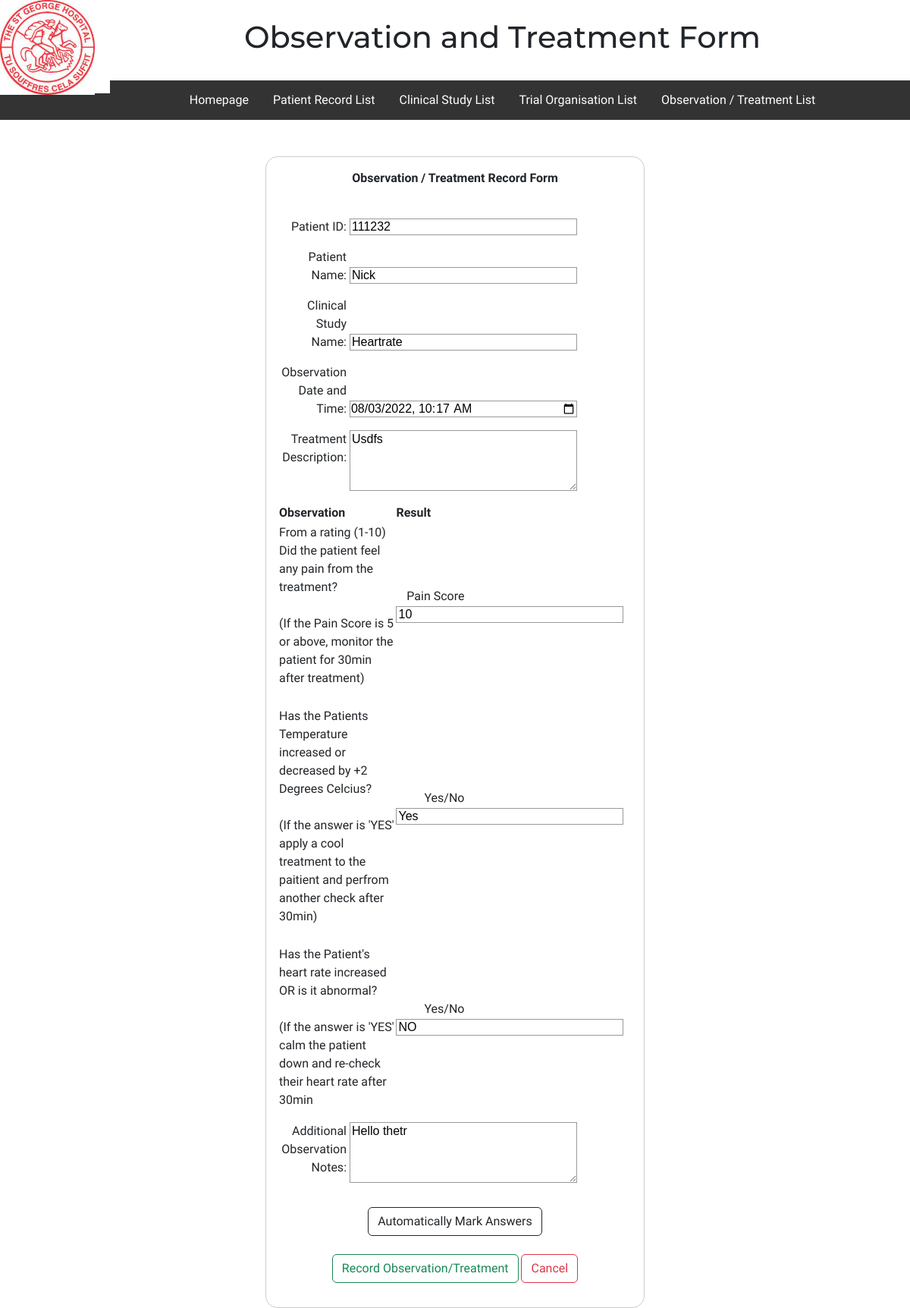
/observationAndTreatmentRecordFolder/editObservationandTreatment.php?observationandTreatmentID=6, run on an earlier commit of the app's database.
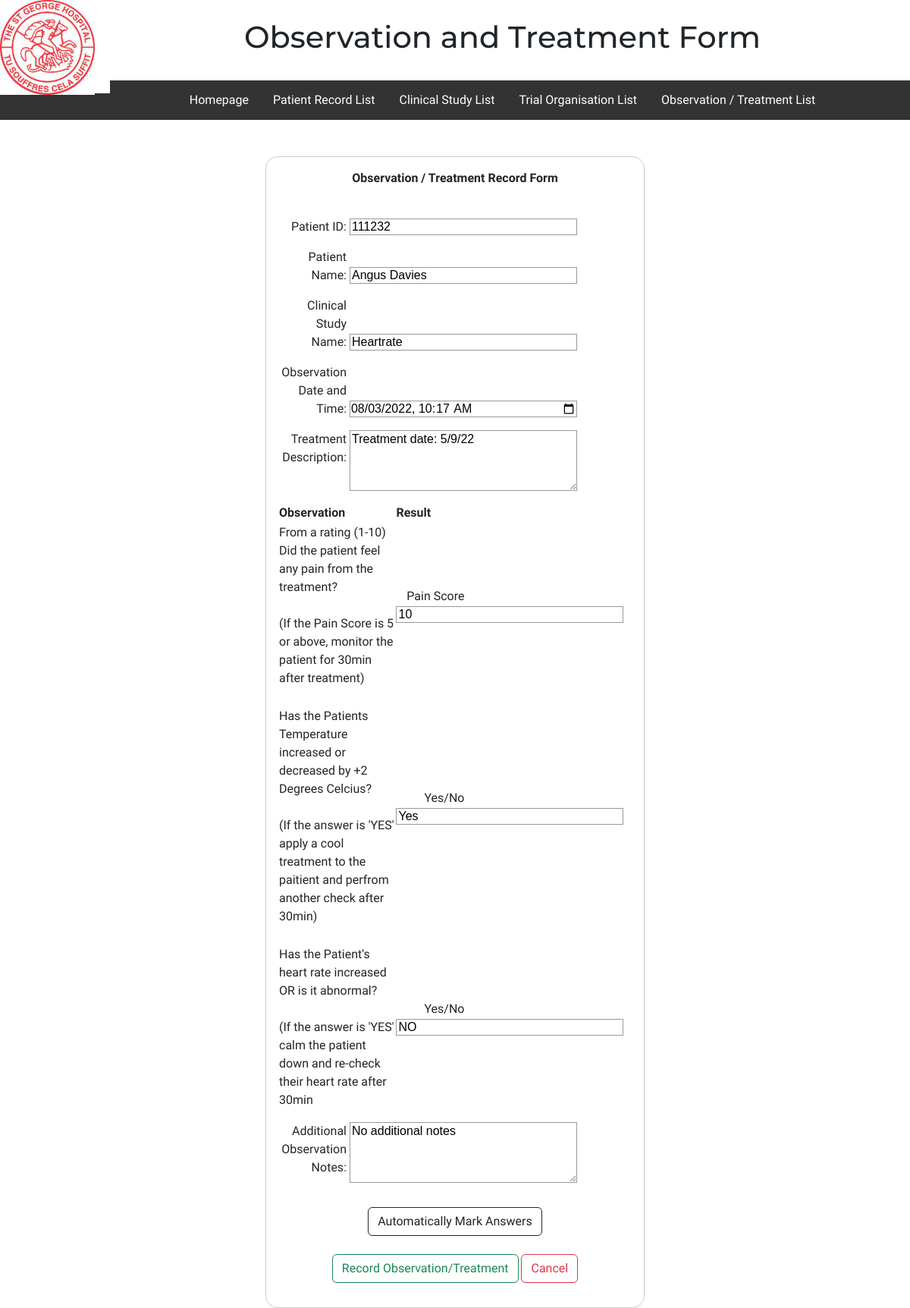
And on a later commit of the database.
### tables this page shows
CREATE TABLE `patientobservationandtreatment` (
  `observationandTreatmentID` int(11) NOT NULL,
  `patientID` int(255) NOT NULL,
  `patientName` varchar(255) NOT NULL,
  `clinicalStudyName` varchar(255) NOT NULL,
  `observationDateandTime` datetime(6) NOT NULL,
  `treatmentDescription` mediumtext NOT NULL,
  `painScore` int(255) NOT NULL,
  `tempQuestion` varchar(255) NOT NULL,
  `heartRateQuestion` varchar(255) NOT NULL,
  `additionalObservationNotes` mediumtext NOT NULL
);

### observationAndTreatmentRecordFolder/editObservationandTreatment.php (the view, shortened to what the changed rows need)
<?php
$servername = "localhost";
$username = "root";
$password = "";
$database = "clinicaltesting2";
$connection = new mysqli($servername, $username, $password, $database);
$patientID = "";
$patientName = "";
$clinicalStudyName = "";
$observationDateandTime = "";
$treatmentDescription = "";
$painScore = "";
$tempQuestion = "";
$heartRateQuestion = "";
if ($_SERVER['REQUEST_METHOD'] == 'GET') {
	$observationandTreatmentID = $_GET["observationandTreatmentID"];
	$sql = "SELECT * FROM patientobservationandtreatment WHERE observationandTreatmentID=$observationandTreatmentID";
	$result = $connection->query($sql);
	$row = $result->fetch_assoc();
	$patientID = $row["patientID"];
	$patientName = $row["patientName"];
	$clinicalStudyName = $row["clinicalStudyName"];
	$observationDateandTime = $row["observationDateandTime"];
	$treatmentDescription = $row["treatmentDescription"];
	$painScore = $row["painScore"];
	$tempQuestion = $row["tempQuestion"];
	$heartRateQuestion = $row["heartRateQuestion"];
	$additionalObservationNotes = $row["additionalObservationNotes"];
}
?>
<!DOCTYPE html>
<html>
<head>
	<link rel="stylesheet" href="../style.css">
</head>
<body>
	<div class="header">
		<h1>Observation and Treatment Form</h1>
	</div>
	<br>
	<br>
	<br>
	<ul>
		<form method="post">
			<ul>
				<br>
				<li>
					<label for="patientID">Patient ID:</label>
					<input type="number" id="patientID" name="patientID" value="<?php echo $patientID; ?>" placeholder="Enter patientID (Number)" />
				</li>
				<li>
					<label for="patientName">Patient Name:</label>
					<input type="text" id="patientName" name="patientName" value="<?php echo $patientName; ?>" placeholder="Enter Patient Name" />
				</li>
				<li>
					<label for="clinicalStudyName">Clinical Study Name:</label>
					<input type="text" id="clinicalStudyName" name="clinicalStudyName" value="<?php echo $clinicalStudyName; ?>" placeholder="Enter the title of the Clinical Study" />
				</li>
				<li>
					<label for="observationDateandTime">Observation Date and Time:</label>
					<input type="datetime-local" name="observationDateandTime" value="<?php echo date('Y-m-d\TH:i', strtotime($observationDateandTime));
																						?>" />
				</li>
				<li>
					<label for="treatmentDescription">Treatment Description:</label>
					<textarea id="treatmentDescription" name="treatmentDescription" placeholder="Enter the type of treatment and any further details regarding it here"><?php echo $treatmentDescription; ?></textarea>
				</li>
				<li>
					<table>
						<tr>
							<th>Observation</th>
							<th>Result</th>
						</tr>
						<tr>
							<td><label for="painScore"> Pain Score</label>
								<input type="number" id="painScore" name="painScore" min="1" max="10" value="<?php echo $painScore; ?>" placeholder="Enter a digit between 1-10" />
							</td>
						</tr>
						<tr>
							<td>
								<label>Yes/No</label>
								<input type="text" id="tempQuestion" name="tempQuestion" value="<?php echo $tempQuestion; ?>" placeholder="Enter Yes/No"></input>
							</td>
						</tr>
						<tr>
							<td><label>Yes/No</label>
								<input type="text" id="heartRateQuestion" name="heartRateQuestion" value="<?php echo $heartRateQuestion; ?>" placeholder="Enter Yes/No"></input>
							</td>
						</tr>
					</table>
				</li>
				<li>
					<label for="additionalObservationNotes">Additional Observation Notes:</label>
					<textarea id="additionalObservationNotes" name="additionalObservationNotes" placeholder="Enter any addtional notes about the Observation (Especially if the above Observation table is not applicable)"><?php echo $additionalObservationNotes; ?></textarea>
				</li>
			</ul>
		</form>
</body>
</html>

What changed in the data, as far as the page shows it:
changed patientobservationandtreatment "Heartrate": patientName "Nick" → "Angus Davies"; treatmentDescription "Usdfs" → "Treatment date: 5/9/22"; additionalObservationNotes "Hello thetr" → "No additional notes"
